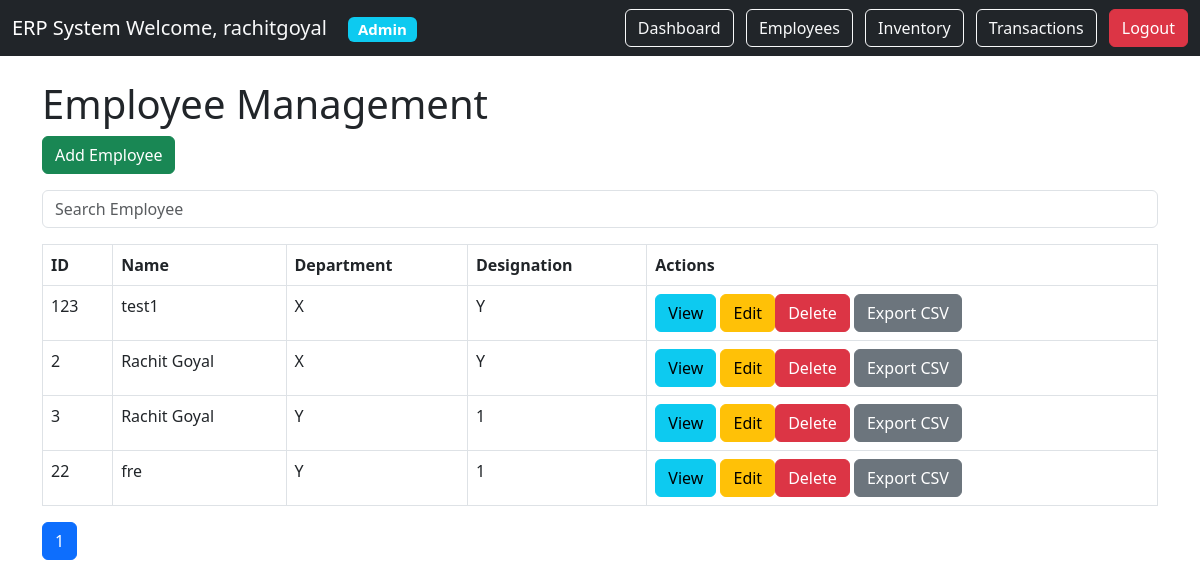
Screenshot of /employees/ (signed in) with the database file from the repository.
### employee/models.py (models this page shows)
class Employee(models.Model):
    employee_id = models.CharField(max_length=20)
    name = models.CharField(max_length=100)
    email = models.EmailField()
    phone = models.CharField(max_length=15)
    department = models.CharField(max_length=50)
    designation = models.CharField(max_length=50)
    salary = models.DecimalField(
        max_digits=10,
        decimal_places=2
    )
    joining_date = models.DateField()

### employee/views.py (the view)
@login_required
@user_passes_test(employee_access)
def employee_list(request):
    query = request.GET.get('search')
    if query:
        employee_list = Employee.objects.filter(
            name__icontains=query
        )
    else:
        employee_list = Employee.objects.all()
    paginator = Paginator(
        employee_list,
        5
    )
    page_number = request.GET.get('page')
    employees = paginator.get_page(
        page_number
    )
    return render(
        request,
        'employee/employee_list.html',
        {
            'employees': employees
        }
    )

### employee/views.py (called while the page is built)
def employee_access(user):
    return (
        user.is_superuser
        or
        user.groups.filter(
            name='HR'
        ).exists()
    )

### employee/templates/employee/employee_list.html (shortened to what this page needs)
{% extends 'base.html' %}
{% block content %}
<h1>Employee Management</h1>
<a href="{% url 'employee_create' %}"
class="btn btn-success mb-3">
Add Employee
</a>
<form method="GET">
<input
type="text"
name="search"
placeholder="Search Employee"
class="form-control mb-3">
</form>
<table class="table table-bordered">
<tr>
<th>ID</th>
<th>Name</th>
<th>Department</th>
<th>Designation</th>
<th>Actions</th>
</tr>
{% for employee in employees %}
<tr>
<td>{{ employee.employee_id }}</td>
<td>{{ employee.name }}</td>
<td>{{ employee.department }}</td>
<td>{{ employee.designation }}</td>
<td>
<a
href="{% url 'employee_detail' employee.id %}"
class="btn btn-info">
View
</a>
<a href="{% url 'employee_update' employee.id %}"
class="btn btn-warning">
Edit
<a
href="{% url 'employee_delete' employee.id %}"
class="btn btn-danger"
onclick="return confirm('Are you sure you want to delete this employee?')">
Delete
</a>
<a
href="{% url 'export_employees_csv' %}"
class="btn btn-secondary">
Export CSV
</a>
</td>
</tr>
{% endfor %}
</table>
<nav>
<ul class="pagination">
<li class="page-item active">
<span class="page-link">
{{ employees.number }}
</span>
</li>
</ul>
</nav>
{% endblock %}

### templates/base.html (shortened to what this page needs)
<!DOCTYPE html>
<html>
<head>
<link href="https://cdn.jsdelivr.net/npm/bootstrap@5.3.0/dist/css/bootstrap.min.css"
rel="stylesheet">
</head>
<body>
<nav class="navbar navbar-expand-lg navbar-dark bg-dark">
<div class="container-fluid">
<a class="navbar-brand" href="/">
ERP System
<span class="text-light me-3">
Welcome,
{{ request.user.username }}
</span>
<span class="badge bg-info">
{% if user.is_superuser %}
Admin
{% elif user.groups.all.0.name %}
{{ user.groups.all.0.name }}
{% endif %}
</span>
<div>
<a class="btn btn-outline-light me-2"
href="/">
Dashboard
</a>
{% if user.is_superuser or user.groups.all.0.name == 'HR' %}
<a class="btn btn-outline-light me-2"
href="/employees/">
Employees
</a>
{% endif %}
{% if user.is_superuser or user.groups.all.0.name == 'Inventory Manager' %}
<a class="btn btn-outline-light me-2"
href="/inventory/">
Inventory
</a>
<a
class="btn btn-outline-light me-2"
href="/inventory/transactions/">
Transactions
</a>
{% endif %}
<a class="btn btn-danger"
href="/accounts/logout/">
Logout
</a>
</div>
</div>
</nav>
<div class="container mt-4">
{% block content %}
{% endblock %}
</div>
</body>
</html>

### rows the page displays
Employee: employee_id "123", name "test1", department "X", designation "Y"
Employee: employee_id "2", name "Rachit Goyal", department "X", designation "Y"
Employee: employee_id "3", name "Rachit Goyal", department "Y", designation "1"
Employee: employee_id "22", name "fre", department "Y", designation "1"

### other values shown
{{ request.user.username }} "rachitgoyal"
{{ employees.number }} "1"
